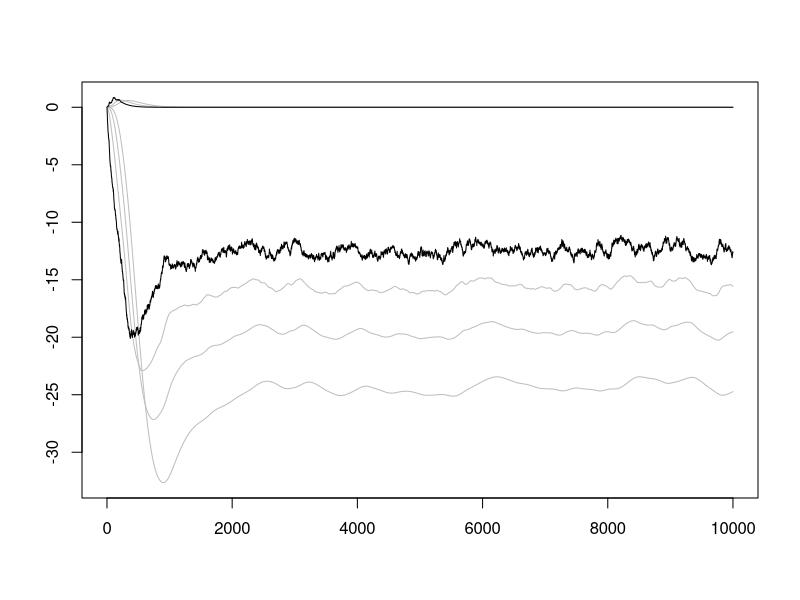

This figure's R source:
# First we generate the process with arbitrary number of memory variables 
require(MASS)

rate_function <- function(x, const=1){
  # here for simplicity we use the same family of functions
  if (x<log(20)){
    value <- const*exp(x)
  } else {
    value <- 40*const/(1+400*exp(-2*x))
  }
  return(value)
}

hawkes_approximation <- function(N, delta, n_pop, n_neur, eta, nu, c_rate, K){
  n_total = n_pop+sum(eta)
  Z = matrix(nrow = n_total, ncol = N) # slot for the process
  ind_rough = numeric(n_pop)
  # now we are checking the indexes of the rough variables
  for (i in 1:n_pop){ind_rough[i] = sum(eta[1:i])+i}
  Z[,1] = rep(0,n_total)
  for (n in 1:(N-1)){
    for (k in 1:n_total){
      i = min(which(ind_rough >= k))
      if (k %in% ind_rough) {
        if (k+1 <= n_total) {j = k + 1} else {j = 1}
        if (i+1 <= n_pop) {i_ = i + 1} else {i_ = 1}
        p = n_neur[i_] #/sum(n_neur)
        Z[k, n + 1] = Z[k,n] + delta*(-nu[i]*Z[k, n] + c_rate[i]*rate_function(x = Z[j,n], const = K[i_])) + c_rate[i]*sqrt(delta)*rnorm(1, mean = 0, sd = 1)*sqrt(rate_function(x = Z[j,n], const = K[i_])/p)
      } else { 
        Z[k, n + 1] = Z[k,n] + delta*(-nu[i]*Z[k, n] + Z[k + 1,n])
      }
    }
  }
  return(Z)
}

FHN.simulate <- function(parameters, N, delta, class = 1){
  # Explanations for classes:
  # 1 = hypoelliptic
  # 2 = elliptic
  # 3 = deterministic
  
  gamma <- parameters[1]
  beta <- parameters[2]
  eps <- parameters[3]
  s <- parameters[4]
  sigma <- parameters[5]
  
  X <- numeric()
  Y <- numeric()
  
  Bx <- rnorm(N, mean = 0, sd = 1) # Generate increments of Brownian motion
  By <- rnorm(N, mean = 0, sd = 1) 
  X[1] <- 0  # Starting points
  Y[1] <- 0
  if (class == 1){
    for (i in 1:(N-1)){
      X[i+1] <- X[i] + delta/eps*(X[i]-X[i]^3-Y[i] + s) + delta^2/(2*eps)*((1-3*X[i]^2)/eps*(X[i]-X[i]^3-Y[i] + s) - (gamma*X[i]-Y[i]+beta))  + (delta^(3/2)*By[i] + delta^(3/2)*Bx[i]/sqrt(3))/eps*sigma/2
      Y[i+1] <- Y[i] + delta*(gamma*X[i]-Y[i]+beta) + delta^2/2*(gamma/eps*(X[i]-X[i]^3-Y[i] + s) - (gamma*X[i]-Y[i]+beta)) + sqrt(delta)*By[i]*sigma
    }} else if (class == 2) {
      for (i in 1:(N-1)){
        X[i+1] <- X[i] + delta/eps*(X[i]-X[i]^3-Y[i] + s) + delta^2/(2*eps)*((1-3*X[i]^2)/eps*(X[i]-X[i]^3-Y[i] + s) - (gamma*X[i]-Y[i]+beta))  + sqrt(delta)*Bx[i]*sigma
        Y[i+1] <- Y[i] + delta*(gamma*X[i]-Y[i]+beta) + delta^2/2*(gamma/eps*(X[i]-X[i]^3-Y[i] + s) - (gamma*X[i]-Y[i]+beta)) + sqrt(delta)*By[i]*sigma
      }} else {
        for (i in 1:(N-1)){
          X[i+1] <- X[i] + delta/eps*(X[i]-X[i]^3-Y[i] + s) + delta^2/(2*eps)*((1-3*X[i]^2)/eps*(X[i]-X[i]^3-Y[i] + s) - (gamma*X[i]-Y[i]+beta))
          Y[i+1] <- Y[i] + delta*(gamma*X[i]-Y[i]+beta) + delta^2/2*(gamma/eps*(X[i]-X[i]^3-Y[i] + s) - (gamma*X[i]-Y[i]+beta))
        }
      }
  return(rbind(X, Y))
}

gather_statistics <- function(Z, delta){
  # As an input we take a matrix dxN, where d is the dimensionality of the process, N --- available observations
  dimZ <- dim(Z)
  d = dimZ[1]
  S1_vec <- numeric()
  S2_vec <- numeric()
  # modify the process, generating another Brownian motion
  W_d = mvrnorm(n = dimZ[2], mu = rep(0, times = d), Sigma = diag(d))
  Z1 = Z + delta*t(W_d)
  Z2 = Z + 2*delta*t(W_d)
  
  # Now the calculations:
  i_lim = floor(N/(2*d)) - 1
  for (i in 1:i_lim){
    Z_mat1 <- (Z1[,(2*d*i+1):(2*d*i+d)]-Z1[,(2*d*i):(2*d*i+d-1)])/sqrt(delta)
    Z_mat2 <- (Z2[,seq(from = (2*d*i+2), to = (2*d*i+2*d), by = 2)]-Z2[,seq(from = (2*d*i), to = (2*d*i+2*d-2), by = 2)])/sqrt(2*delta)
    S1_vec[i] <- det(Z_mat1%*%Z_mat1)
    S2_vec[i] <- det(Z_mat2%*%Z_mat2)
    # S1_vec[i] <- det(Z_mat1)^2
    # S2_vec[i] <- det(Z_mat2)^2
  }
  S1 <- 2*d*delta*sum(S1_vec)
  S2 <- 2*d*delta*sum(S2_vec)
  R = d - log(abs(S2/S1))/log(2) 
  return(R)
}

build_plot <- function(Z, ind_rough){
  dimZ <- dim(Z)
  ylim_max <- max(Z)
  ylim_min <- min(Z)
  plot(Z[1,], type = "l", xlab = "", ylab = "", ylim = c(ylim_min, ylim_max), col = "grey")
  for (i in 2:dimZ[1]){
    if (i %in% ind_rough) {col_i = "black"} else {col_i = "grey"}
    lines(Z[i,], col = col_i)
  }
}

########################################################
#############  Executable part    ######################
########################################################

n_pop = 2 # number of populations
n_neur = c(20, 20) # number of neurons in population, vector of integers of length N
eta = c(3,2) # number of memory variables, vector of integers of length N
nu = c(0.8,0.8) # auxilliary constants
c_rate = c(-1, 1) # rates of population
K = c(1, 10) # constants for the rate functions

N = 10000       # number of observations
delta = 0.01     # discretization step 

Z = hawkes_approximation(N = N, delta = delta, n_pop = n_pop, n_neur = n_neur, eta = eta, nu = nu, c_rate = c_rate, K = K)
gather_statistics(Z, delta)

ind_rough = numeric(n_pop)
for (i in 1:n_pop){ind_rough[i] = sum(eta[1:i])+i}
build_plot(Z, ind_rough)

# now some experiments with FHN


real_parameters <- c(1.5, 0.3, 0.1, 0.01, 0.6) # first set

Z_h = FHN.simulate(parameters = real_parameters, N = N, delta = delta, class = 1)
gather_statistics(Z_h, delta)